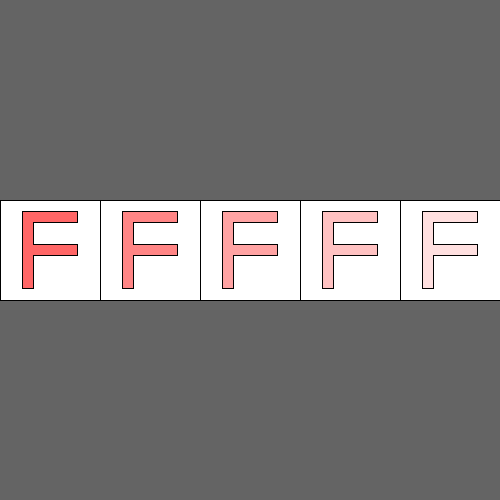
Frame 1 (no input)
Frame 60 (the mouse pressed at the canvas centre just before this capture): identical to frame 1, image omitted
Frame 120 (the mouse held since frame 60 and released just before this capture): identical to frame 1, image omitted

The Processing sketch that drew this single still picture (run headless with seeded random() and noise(); from frame 60 on, the mouse is pressed at the canvas centre):

// Processing sketch: coding_gestalt__exercise_06_01__frieze_symmetry_tile
// ── coding_gestalt__exercise_06_01__frieze_symmetry_tile.pde


final int RECTILE = 0, FTILE = 1, MYTILE = 2;
int sym = 1;
int d = 100;

PMatrix m;
int tile = FTILE;
boolean showOutline = true;


void setup() {
  
  size(500, 500);
  m = new PMatrix3D();

  
}


void draw() {
  
  background(100);
  translate(0, 200);
  
  for(int i=0; i<5; i++) {
    
      fill(lerpColor(#ff6666, #ffffff, i / 5.0));
      PMatrix m = getSymmetry(sym, i);
      drawTile(tile, m, d);
      
  }
  
}


void drawTile(int tile, PMatrix m, float d) {
  
  switch(tile) {
    
    case 0: 
    
      // simple rectangle
      
      pushMatrix();
      scale(d);
      strokeWeight(1.0 / d);
      applyMatrix(m);
      rect(0, 0, 1, 1);
      popMatrix();
      
      break;
      
    case 1:
    
      // F-shape

      // scale to unit size
      pushMatrix();
      scale(d);

      // now apply the matrix
      applyMatrix(m);
      
      // rescale vertices
      scale(1.0 / 9.0);
      strokeWeight(9.0 / d);
      
      // white background rectangle
      if(showOutline) {
        pushStyle();
        fill(255); rect(0, 0, 9, 9);
        popStyle();
      }
      
      // black f-shape
      beginShape();
      vertex(2, 1); vertex(7, 1); 
      vertex(7, 2); vertex(3, 2); 
      vertex(3, 4); vertex(7, 4); 
      vertex(7, 5); vertex(3, 5); 
      vertex(3, 8); vertex(2, 8);
      endShape(CLOSE);
     
      popMatrix();
      
      break;
      
      case 2:
      // scale to unit size
      pushMatrix();
      scale(d);

      // now apply the matrix
      applyMatrix(m);
      
      // rescale vertices
      scale(1.0 / 9.0);
      strokeWeight(9.0 / d);
      
      // white background rectangle
      if(showOutline) {
        pushStyle();
        fill(255); rect(0, 0, 9, 9);
        popStyle();
      }
      
      // my shape
      beginShape();
      vertex(0, 0); 
      vertex(9, 0);  
      vertex(3, 8);  
      vertex(9, 9);
      vertex(0, 9);
      endShape(CLOSE);
     
      popMatrix();
      break;
  }
 
}

void keyPressed() {
  switch(key) {
    case ' ': 
      showOutline = !showOutline; 
      break;  
    case '1':
      sym = 1;
      break;
    case '2':
      sym = 2;
      break;
    case '3':
      sym = 3;
      break;
    case 'r':
      tile = RECTILE;
      break;
    case 'f':
      tile = FTILE;
      break;  
    case 'm':
      tile = MYTILE;
      break;
  } 
}

// ── symmetry.pde


PMatrix getSymmetry(int symmetry, int idx) {

  // translate in x direction
  PMatrix t = new PMatrix2D(1, 0, 1, 0, 1, 0);
  PMatrix m = new PMatrix2D();

  switch(symmetry) {

  case 1: 
    // Unit matrix
    m.set(1, 0, 0, 0, 1, 0);
    break;

  case 2:
    m.set(-1, 0, 1, 0, 1, 0);
    break;

  case 3:
    m.set(1, 0, 0, 0, -1, 1);
    break;

  case 4:
    m.set(1, 0, 0, 0, 1, -1);
    break;

  case 5:
    m.set(1, 0, 0, 0, -1, 1);
    break;

  case 6:
    m.set(1, 0, 0, 0, -1, 1);
    break;

  case 7:
    m.set(1, 0, 0, 0, -1, 1);
    break;
  }

  PMatrix m0 = pow(m, idx);
  PMatrix t0 = pow(t, idx);

  t0.apply(m0);
  return t0;
}


// power function for matrices ( m * m * m ... )
PMatrix pow(PMatrix m, int n) {
  PMatrix m0 = new PMatrix2D();
  for (int i = 0; i < n; i++) {
    m0.apply(m);
  }
  return m0;
}
